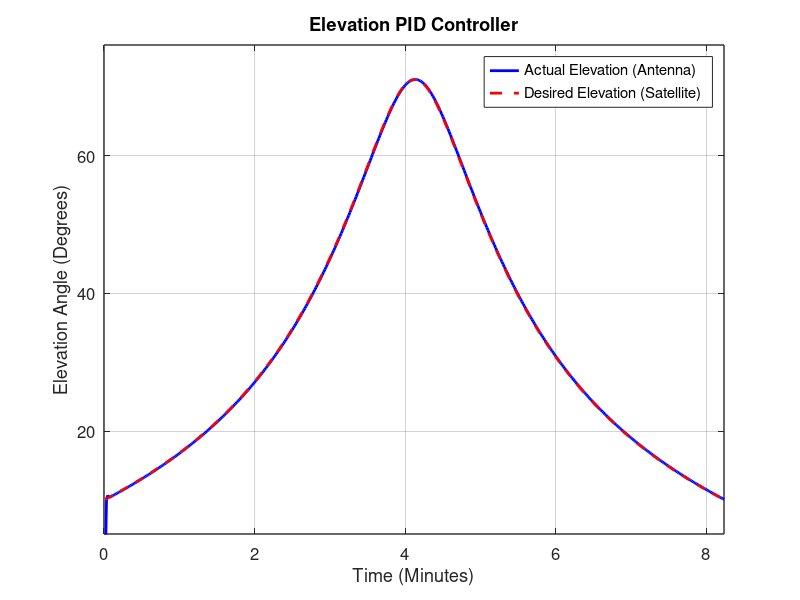

Source code (MATLAB): (Note: this script raises an error after producing the figure.)
%% LEO Satellite Tracking Simulation
% This program was developed as part of a semester assignment for the course Advanced Control Systems (ECE_ELE760) during the 2024-2025 academic year.
% University of the Peloponeese
% School of Electrical & Computer Engineering
% Ioannis Ziangas, Undergraduate Student
% Supervisor: Georgios Souliotis, Associate Professor

%% Clearing the command window and closing all figures
clc;           % Clear the command window
close all hidden; % Close all hidden figures
clear;         % Clear all variables from the workspace
close all;     % Close all open figures

%% Importing the Azimuth values from the Satellite Scenario
load('Elevation_Values(1).mat', 'elev'); % Load the desired azimuth data from the file

%% Creating the transfer function of the motor
% Define motor parameters (example values for demonstration)
K_t = 0.35;    % Torque constant (Nm/A) - proportional to the torque produced per ampere
J = 0.08;      % Moment of inertia (kg*m^2) - resistance to angular acceleration
B = 0.04;     % Damping coefficient (Nm/(rad/s)) - friction-like resistance
R_a = 2;      % Armature resistance (Ohms) - resistance of the motor windings
L_a = 0.012;   % Armature inductance (H) - inductance of the motor windings
K_b = 0.35;    % Back EMF constant (V/(rad/s)) - proportional to speed-induced voltage

% Define the transfer function for the motor dynamics (antenna's azimuth axis)
num = K_t; % Numerator (torque constant)
den = [L_a*J, (R_a*J + L_a*B), (R_a*B + K_b*K_t)]; % Denominator of the motor transfer function
G_motor_azimuth = tf(num, den); % Create the transfer function
display(G_motor_azimuth); % Display the motor transfer function

% Scale the transfer function to ensure the DC gain is 1
scaling_factor = 1 / dcgain(G_motor_azimuth); % Compute scaling factor for unity DC gain
G_motor_scaled = scaling_factor * G_motor_azimuth; % Scaled transfer function

%% Creating the PID controller
% Define the PID controller gains
Kp = 0.8392;  % Proportional gain
Ki = 1.8872;  % Integral gain
Kd = 0;       % Derivative gain
G_PID = pid(Kp, Ki, Kd); % Create a PID controller with specified gains

% Uncomment the following line to automatically tune the PID controller (optional)
% G_PID = pidtune(G_motor_azimuth, 'PID');

% Define the closed-loop transfer function with the PID controller
G_closed_loop = feedback(G_PID * G_motor_azimuth, 1); % Closed-loop system
display(G_closed_loop); % Display the closed-loop transfer function

% Load the desired azimuth angle data (sinusoidal variation, for example)
desired_elevation = elev; % Load the azimuth values

% Define the time vector for simulation
t = 1:1:length(desired_elevation); % Time in seconds (sampled every second)

% Simulate the closed-loop response to the desired azimuth angle
[actual_elevation, ~] = lsim(G_closed_loop, desired_elevation, t); % Linear simulation

%% Plotting the results
% Define figure properties for publication-quality plotting
figure('Name', 'Antenna Azimuth Tracking Response', 'Units', 'Inches', 'Position', [1, 1, 6, 4]);

% Plot the actual azimuth (antenna response)
plot(t / 60, actual_elevation, 'b-', 'LineWidth', 2); % Blue solid line for actual azimuth
hold on;

% Plot the desired azimuth (satellite movement)
plot(t / 60, desired_elevation, 'r--', 'LineWidth', 2); % Red dashed line for desired azimuth

% Add grid and legend
grid on;
legend('Actual Elevation (Antenna)', 'Desired Elevation (Satellite)', ...
       'FontSize', 11, 'Location', 'Best'); % Add legend with appropriate size

% Add title and axis labels with proper formatting
title('Elevation PID Controller', 'FontSize', 14, 'FontWeight', 'Bold');
xlabel('Time (Minutes)', 'FontSize', 12); % X-axis represents time in minutes
ylabel('Elevation Angle (Degrees)', 'FontSize', 12); % Y-axis represents azimuth angle

% Improve axis appearance
set(gca, 'FontSize', 12, 'LineWidth', 1, 'Box', 'on', 'GridAlpha', 0.2); % Customize axis appearance

% Set tight axis limits for better visual balance
xlim([0, max(t) / 60]); % Limit X-axis to the maximum time (in minutes)
ylim([min(desired_elevation) - 5, max(desired_elevation) + 5]); % Limit Y-axis to the azimuth range

% Ensure figure looks good for printing or saving
set(gcf, 'Color', 'w'); % Set background to white for publication quality

%% Step Response Analysis
% Compute step response information for the closed-loop system
step_info = stepinfo(G_closed_loop);

% Define a time vector for step response simulation
t = 0:0.01:3; % Time vector for step response (0 to 3 seconds)

% Plot the step response for both closed-loop and open-loop systems
figure('Name', 'PID vs TF Step Response'); % Create a new figure
hold on;
stepplot(G_closed_loop, G_motor_scaled, t); % Plot step responses
grid on;

% Add labels, title, and legend with LaTeX formatting
xlabel("Time", 'Interpreter', 'latex', 'FontSize', 14); % X-axis label
ylabel("Amplitude", 'Interpreter', 'latex', 'FontSize', 14); % Y-axis label
title("Step Response of the Elevation Control System", 'Interpreter', 'latex', 'FontSize', 16); % Title
legend("PID", "TF Open Loop", 'Interpreter', 'latex', 'Location', 'southeast', 'FontSize', 11); % Legend
hold off;